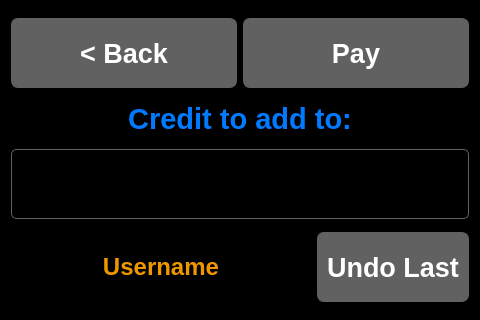
<?xml version="1.0" encoding="UTF-8"?>
<ui version="4.0">
 <class>PayDialog</class>
 <widget class="QDialog" name="PayDialog">
  <property name="geometry">
   <rect>
    <x>0</x>
    <y>0</y>
    <width>480</width>
    <height>320</height>
   </rect>
  </property>
  <property name="minimumSize">
   <size>
    <width>480</width>
    <height>320</height>
   </size>
  </property>
  <property name="maximumSize">
   <size>
    <width>480</width>
    <height>320</height>
   </size>
  </property>
  <property name="windowTitle">
   <string>Dialog</string>
  </property>
  <property name="styleSheet">
   <string notr="true">QWidget
{
	color: rgb(0, 123, 255);	
	background-color: rgb(0, 0, 0);

}

QWidget:item:selected
{
	color: rgb(239, 151, 0);
    border: 1px solid rgb(239, 151, 0);
	/*color: rgb(255, 255, 255);	
	background-color: rgb(0, 123, 255);	*/
}

QTabWidget::pane {
    border: 1px solid  rgb(97, 97, 97);
    top: 1px;
}

QTabBar::tab {
	background-color: rgb(97, 97, 97);
	color: rgb(255, 255, 255);
    border-width: 1px;
	border-color: rgb(255, 255, 255);
	border-style: solid;
    border-top-left-radius: 10px;
    border-top-right-radius: 10px;
	padding: 5px;
	padding-left: 63px;
	padding-right:63px;
}

QTabBar::tab:selected {
	color: rgb(255, 255, 255);	
	background-color: rgb(0, 123, 255);
}

.QMessageBox {font-size: 16pt}

.QSlider {
    min-height: 30px;
    max-height: 50px;
}

.QSlider::groove:horizontal {
    border: 1px solid;
    height: 5px;
    background: #393939;
    margin: 0 12px;
}

.QSlider::handle:horizontal {
    background: rgb(0, 123, 255);
    width: 30px;
    height: 30px;
    margin: -24px -12px;
}

QPushButton {
	background-color: rgb(97, 97, 97);
	color: rgb(255, 255, 255);
    border-width: 1px;
	border-color: rgb(97, 97, 97);
	border-style: solid;
	border-radius: 7;
	padding: 3px;
	padding-left: 5px;
	padding-right: 5px;
}

QPushButton:checked
{
	color: rgb(255, 255, 255);	
	background-color: rgb(0, 123, 255);
	border-color: rgb(0, 123, 255);
}

QPushButton:pressed
{
	color: rgb(255, 255, 255);	
	background-color: rgb(0, 123, 255);
	border-color: rgb(0, 123, 255);
}

QProgressBar
{
	background-color: rgb(166, 166, 166);
	color: rgb(0, 0, 0);
    border: 2px rgb(166, 166, 166);
    border-radius: 5px;
}

QProgressBar::chunk {
	border: 2px rgb(166, 166, 166);
    border-top-left-radius: 5px;
    border-bottom-left-radius: 5px;
    border-top-right-radius: 5px;
    border-bottom-right-radius: 5px;
	background-color: rgb(0, 123, 255);
   /* width: 40px;
    margin: 0.5px;*/
}

QComboBox {
	color: rgb(0, 123, 255);	
    border: 2px solid  rgb(97, 97, 97);
    border-top-left-radius: 7px;
    border-bottom-left-radius: 7px;
    padding: 1px 18px 1px 5px;
    min-width: 6em;
}

QComboBox:on { /* shift the text when the popup opens */
    border: 2px solid  rgb(97, 97, 97);
    border-top-left-radius: 7px;
    border-bottom-left-radius: 0px;
	color: rgb(239, 151, 0);
}

QLineEdit
{
    padding: 1px;
    border-style: solid;
    border: 1px solid rgb(97, 97, 97);
    border-radius: 5;
}

#LE_last_name {
	color: rgb(239, 151, 0);
}

#LE_first_name {
	color: rgb(239, 151, 0);
}

#L_user {
	color: rgb(239, 151, 0);
}</string>
  </property>
  <layout class="QVBoxLayout" name="verticalLayout_3">
   <item>
    <layout class="QHBoxLayout" name="horizontalLayout">
     <item>
      <widget class="QPushButton" name="PB_back">
       <property name="minimumSize">
        <size>
         <width>0</width>
         <height>70</height>
        </size>
       </property>
       <property name="font">
        <font>
         <pointsize>20</pointsize>
         <weight>75</weight>
         <bold>true</bold>
        </font>
       </property>
       <property name="text">
        <string>&lt; Back</string>
       </property>
      </widget>
     </item>
     <item>
      <widget class="QPushButton" name="PB_pay">
       <property name="minimumSize">
        <size>
         <width>0</width>
         <height>70</height>
        </size>
       </property>
       <property name="font">
        <font>
         <pointsize>20</pointsize>
         <weight>75</weight>
         <bold>true</bold>
        </font>
       </property>
       <property name="text">
        <string>Pay</string>
       </property>
      </widget>
     </item>
    </layout>
   </item>
   <item>
    <widget class="QLabel" name="label">
     <property name="maximumSize">
      <size>
       <width>16777215</width>
       <height>35</height>
      </size>
     </property>
     <property name="font">
      <font>
       <pointsize>22</pointsize>
       <weight>75</weight>
       <bold>true</bold>
      </font>
     </property>
     <property name="text">
      <string>Credit to add to:</string>
     </property>
     <property name="alignment">
      <set>Qt::AlignCenter</set>
     </property>
    </widget>
   </item>
   <item>
    <widget class="ClickableLineEdit" name="LE_credit">
     <property name="minimumSize">
      <size>
       <width>0</width>
       <height>70</height>
      </size>
     </property>
     <property name="font">
      <font>
       <pointsize>20</pointsize>
      </font>
     </property>
    </widget>
   </item>
   <item>
    <layout class="QHBoxLayout" name="horizontalLayout_3">
     <item>
      <widget class="QLabel" name="L_user">
       <property name="minimumSize">
        <size>
         <width>300</width>
         <height>0</height>
        </size>
       </property>
       <property name="maximumSize">
        <size>
         <width>16777215</width>
         <height>35</height>
        </size>
       </property>
       <property name="font">
        <font>
         <pointsize>18</pointsize>
         <weight>75</weight>
         <bold>true</bold>
        </font>
       </property>
       <property name="text">
        <string>Username</string>
       </property>
       <property name="alignment">
        <set>Qt::AlignCenter</set>
       </property>
      </widget>
     </item>
     <item>
      <widget class="QPushButton" name="PB_undo">
       <property name="minimumSize">
        <size>
         <width>0</width>
         <height>70</height>
        </size>
       </property>
       <property name="font">
        <font>
         <pointsize>20</pointsize>
         <weight>75</weight>
         <bold>true</bold>
        </font>
       </property>
       <property name="text">
        <string>Undo Last</string>
       </property>
      </widget>
     </item>
    </layout>
   </item>
  </layout>
 </widget>
 <customwidgets>
  <customwidget>
   <class>ClickableLineEdit</class>
   <extends>QLineEdit</extends>
   <header>clickablelineedit.h</header>
  </customwidget>
 </customwidgets>
 <resources/>
 <connections/>
</ui>
